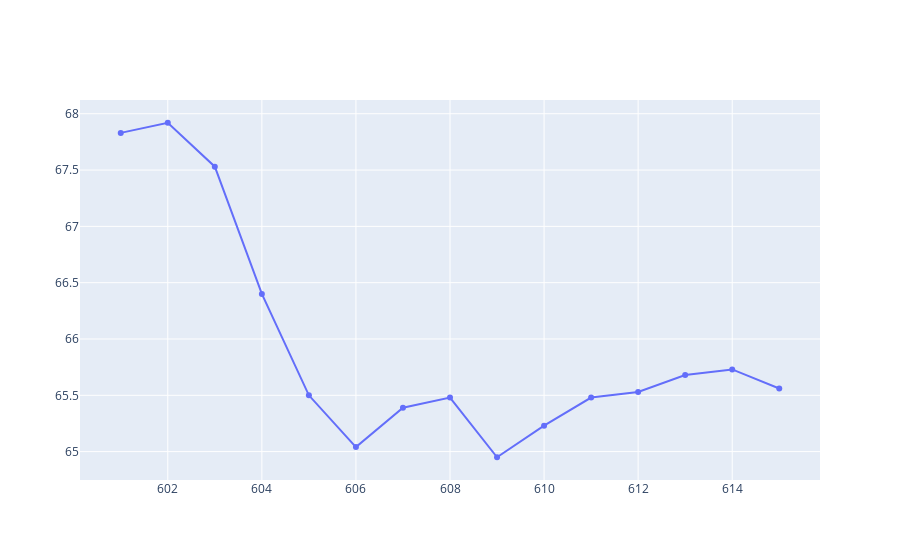

Source (notebook cell):
### Code cell
iplot([tr_actuals])

### Figure 1 — Plotly figure (JSON) as saved in the notebook; plotly's stock layout.template omitted (floating-point values rounded to 4 significant figures)
{"data": [{"name": "actuals", "type": "scatter", "x": [601, 602, 603, 604, 605, 606, 607, 608, 609, 610, 611, 612, 613, 614, 615], "y": [67.83, 67.92, 67.53, 66.4, 65.5, 65.04, 65.39, 65.48, 64.95, 65.23, 65.48, 65.53, 65.68, 65.73, 65.56, 65.73]}], "layout": {"autosize": true, "xaxis": {"autorange": true, "range": [600.1, 615.9], "type": "linear"}, "yaxis": {"autorange": true, "range": [64.73, 68.14], "type": "linear"}}}
